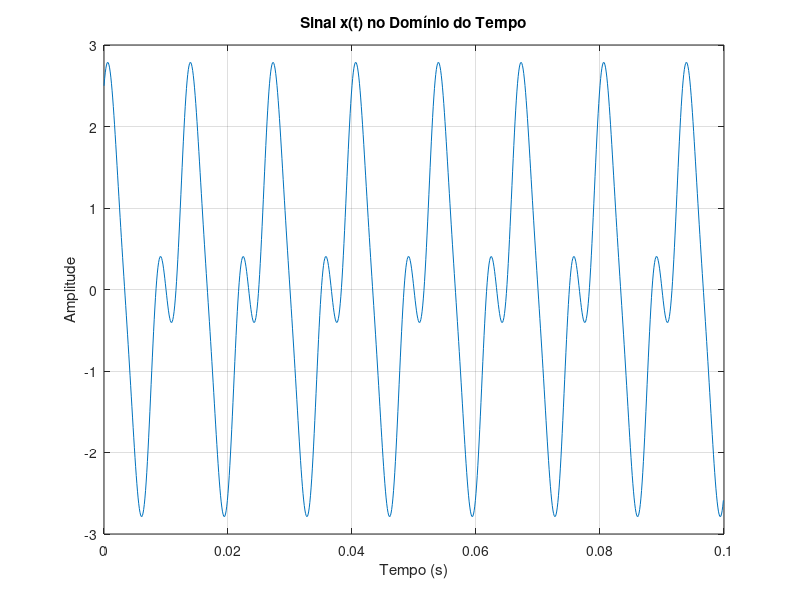
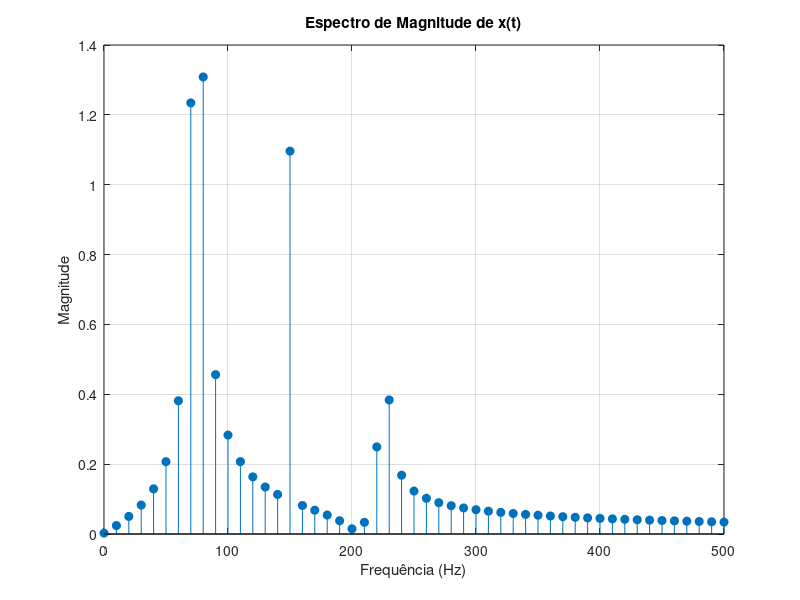

Recreate these plots in MATLAB, in order.
% 1) Criar vector com o sinal x(t) com fs = 10 kHz durante 0.1 segundos
fs = 10000;              % Taxa de amostragem (Hz)
T = 0.1;                 % Duração total (s)
t = 0:1/fs:T-1/fs;       % Vetor tempo

% x(t) = 2*cos(150*pi*t) + sin(300*pi*t) + 0.5*cos(450*pi*t)
% Frequências: 75 Hz, 150 Hz, 225 Hz
x = 2*cos(150*pi*t) + sin(300*pi*t) + 0.5*cos(450*pi*t);

% 2) Gere o gráfico do sinal x
figure(1);
plot(t, x);
title('Sinal x(t) no Domínio do Tempo');
xlabel('Tempo (s)');
ylabel('Amplitude');
grid on;

% 3) Calcule e mostre a magnitude espectral usando FFT
N = length(x);
X = fft(x);
mag = abs(X)/N;          % Normalização pela dimensão do sinal
mag = mag(1:floor(N/2)+1); % Apenas a componente unilateral
mag(2:end-1) = 2*mag(2:end-1); % Compensação de energia

f_axis = (0:floor(N/2)) * fs / N; % Eixo das frequências

figure(2);
stem(f_axis, mag, 'filled');
title('Espectro de Magnitude de x(t)');
xlabel('Frequência (Hz)');
ylabel('Magnitude');
xlim([0 500]);           % Visualizar zona com componentes
grid on;

% 4) Imprimir número de componentes sinusoidais e índices
% Nota: As amplitudes nominais são 2.0, 1.0 e 0.5.
threshold = 0.2;
indices = find(mag > threshold);
freqs = f_axis(indices);

print1= sprintf('O sinal contém %d sinusoide(s) no(s) índices %s', length(indices), num2str(indices))
msg_freqs = sprintf('As frequências presentes no sinal são: %s Hz', num2str(freqs, '%.1f '))
